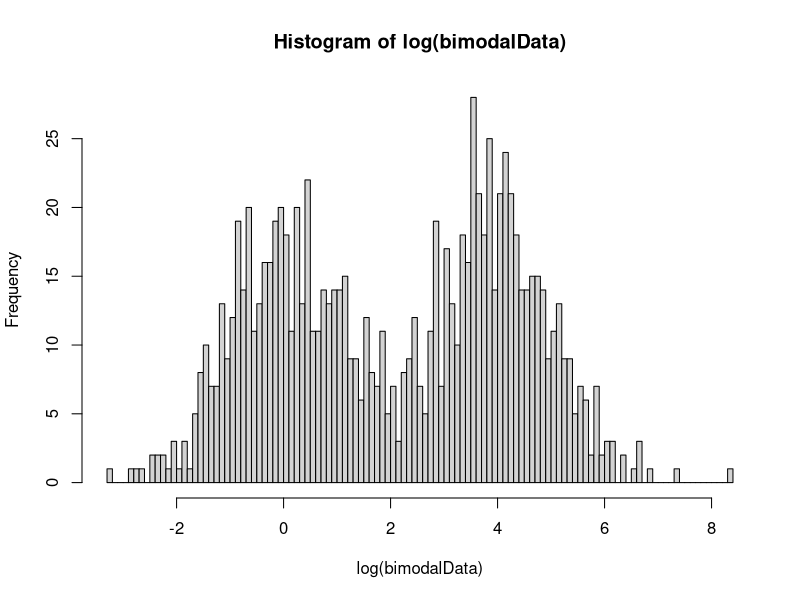

The R script that drew this image:
## ---- chunk 1
knitr::opts_chunk$set(echo = TRUE)
## ---- chunk 2
library(ggplot2)
mu1 <- log(1)   
mu2 <- log(50)
sig1 <- log(3)
sig2 <- log(3)
cpct <- .5

bimodalDistFunc <- function (n,cpct, mu1, mu2, sig1, sig2) {
  y0 <- rlnorm(n,mean=mu1, sd = sig1)
  y1 <- rlnorm(n,mean=mu2, sd = sig2)
  
  flag <- rbinom(n,size=1,prob=cpct)
  y <- y0*(1 - flag) + y1*flag 
}

bimodalData <- bimodalDistFunc(n=1000,cpct,mu1,mu2, sig1,sig2)
hist(log(bimodalData), breaks=100)
